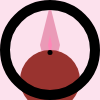
Frame 1 (no input)
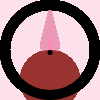
Frame 60 (no input)
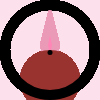
Frame 120 (the mouse pressed at the canvas centre since frame 60)

The p5.js sketch that drew these frames (run headless with seeded random() and noise() and a simulated clock; from frame 60 on, the mouse is pressed at the canvas centre):

// p5.js sketch
// ── sketch.js
//define objects
var vulva = {
  posY: -5,
  majora: {
    height: 40,
    width: 10,
    rgb: {
      r: 234,
      g: 154,
      b: 183
    }
  },
  minora: {
    height: 10,
    width: 2,
    rgb: {
      r: 255,
      g: 135,
      b: 183
    }
  }
};

var penis = {
  head: {
    size: 60,
    rgb: {
      r: 153,
      g: 51,
      b: 47
    }
  },
  tipSize: 5,
  posY: 0
};

var vignette = {
  size: 90,
  strokeSize: 10,
  grayscale: 0
};

function setup() {
  //create canvas
  createCanvas(100, 100);
  background(252, 225, 237);
}

function draw() {
  //define variables to anchor drawings
  var centerX = width / 2;
  var centerY = height / 2;

  //position vulva

  //majora
  strokeWeight(0);
  fill(vulva.majora.rgb.r, vulva.majora.rgb.g, vulva.majora.rgb.b);
  beginShape();
  vertex(centerX, centerY - vulva.majora.height + vulva.posY);
  vertex(centerX + vulva.majora.width, centerY + vulva.posY);
  vertex(centerX, centerY + vulva.majora.height + vulva.posY);
  vertex(centerX - vulva.majora.width, centerY + vulva.posY);
  endShape(CLOSE);

  //minora
  fill(vulva.minora.rgb.r, vulva.minora.rgb.g, vulva.minora.rgb.b);
  beginShape();
  vertex(centerX, centerY - vulva.minora.height + vulva.posY);
  vertex(centerX + vulva.minora.width, centerY + vulva.posY);
  vertex(centerX, centerY + vulva.minora.height + vulva.posY);
  vertex(centerX - vulva.minora.width, centerY + vulva.posY);
  endShape(CLOSE);

  //penis
  fill(penis.head.rgb.r, penis.head.rgb.g, penis.head.rgb.b);
  ellipse(centerX, centerY + penis.head.size / 2 + penis.posY, penis.head.size);
  fill(0);
  ellipse(centerX, centerY + penis.tipSize / 2 + penis.posY, penis.tipSize);

  //vignette
  strokeWeight(vignette.strokeSize);
  stroke(vignette.grayscale);
  noFill();
  ellipse(centerX, centerY, vignette.size);
}
